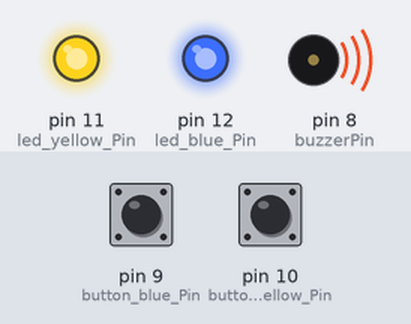
A sketch run on a simulated Arduino Uno, built with avr-gcc and run on an emulated ATmega328P. On the bench: output pins drawn as LEDs (lit = HIGH), buzzer (waves = sounding). Inputs (shaded band) come from the test bench; at power-on: pin 9 (button_blue_Pin) LOW, pin 10 (button_yellow_Pin) LOW. What the sketch prints to the serial monitor is not drawn.

Above: at 1.2 s.
1.3 s: pin 9 (button_blue_Pin) pulled HIGH for 0.15 s
At 1.38 s:
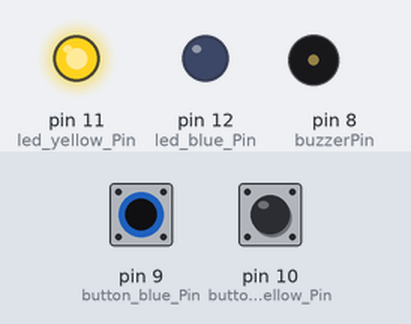
2.9 s: pin 10 (button_yellow_Pin) pulled HIGH for 0.15 s
At 2.98 s:
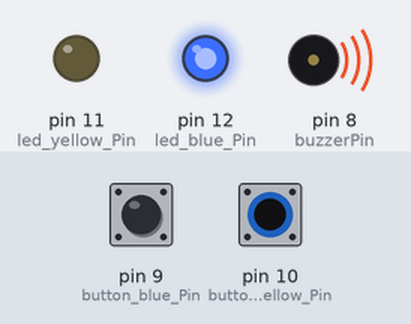
4.5 s: pin 10 (button_yellow_Pin) pulled HIGH for 3.2 s
At 8.2 s:
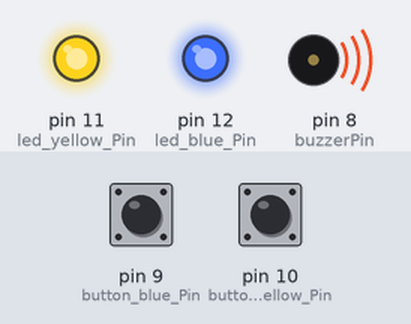
9.2 s: pin 9 (button_blue_Pin) pulled HIGH for 3.2 s
At 10.5 s:
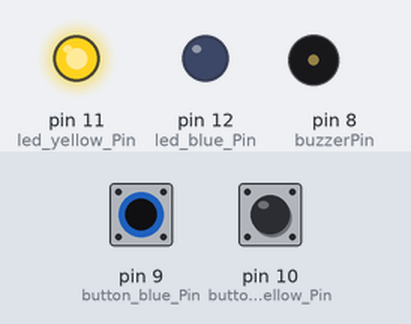
13.9 s: pin 9 (button_blue_Pin) driven HIGH and pin 10 (button_yellow_Pin) driven HIGH
At 14.3 s:
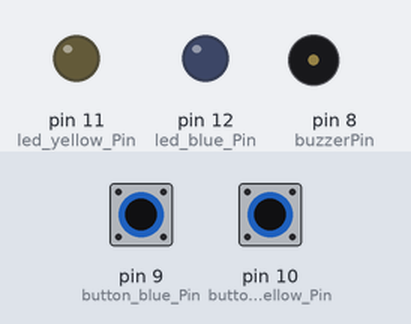
Timing chart, 0 to 16.4 s (numbered marks = the images above; inputs shaded):
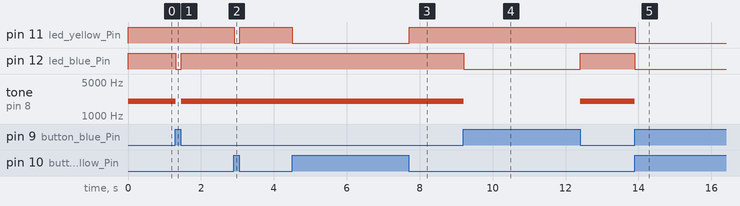

The sketch:

03-exercise.ino
```cpp
// pins of the buttons, LEDs and buzzer
int button_yellow_Pin = 10;
int led_yellow_Pin = 11;
int button_blue_Pin = 9;
int led_blue_Pin = 12;
int buzzerPin = 8;

int button_yellow_State = 0;
int button_blue_State = 0;

// this function setups runs once when the program starts
void setup() {
  // set the buttons pins as input and the LEDs and buzzer pins as output
  pinMode(led_yellow_Pin, OUTPUT);
  pinMode(led_blue_Pin, OUTPUT);
  pinMode(button_yellow_Pin, INPUT);
  pinMode(button_blue_Pin, INPUT);
  pinMode(buzzerPin, OUTPUT);
  // initialize serial communication at 9600 bits per second
  Serial.begin(9600);
}

// function that repeats indefinitely when the arduino is powered on
void loop() {
  // read the state of the buttons and print it to the serial monitor
  button_yellow_State = digitalRead(button_yellow_Pin);
  Serial.println(button_yellow_State);

  // read the state of the buttons and print it to the serial monitor
  button_blue_State = digitalRead(button_blue_Pin);
  Serial.println(button_blue_State);

  // if the yellow button is pressed, turn on the yellow LED, otherwise turn it off
  if (button_yellow_State == HIGH) {
    digitalWrite(led_yellow_Pin, LOW);
  } else {
    digitalWrite(led_yellow_Pin, HIGH);
  }

  // if the blue button is pressed, turn on the blue LED and the buzzer, otherwise turn them off
  if (button_blue_State == HIGH) {
    digitalWrite(led_blue_Pin, LOW);
    noTone(buzzerPin);
  } else {
    digitalWrite(led_blue_Pin, HIGH);
    tone(buzzerPin, 2000);
  }
}
```

Measured:
- after the input at 1.3 s, pin 12 (led_blue_Pin): HIGH → LOW at once, → HIGH 0.15 s later; tone on pin 8 (buzzerPin): 2000 Hz → silent at once, → 2000 Hz 0.15 s later
- after the input at 2.9 s, pin 11 (led_yellow_Pin): HIGH → LOW at once, → HIGH 0.15 s later
- after the input at 4.5 s, pin 11 (led_yellow_Pin): HIGH → LOW at once, → HIGH 3.2 s later
- after the input at 9.2 s, pin 12 (led_blue_Pin): HIGH → LOW at once, → HIGH 3.2 s later; tone on pin 8 (buzzerPin): 2000 Hz → silent at once, → 2000 Hz 3.2 s later
- after the input at 13.9 s, pin 11 (led_yellow_Pin), pin 12 (led_blue_Pin): HIGH → LOW at once; tone on pin 8 (buzzerPin): 2000 Hz → silent at once
